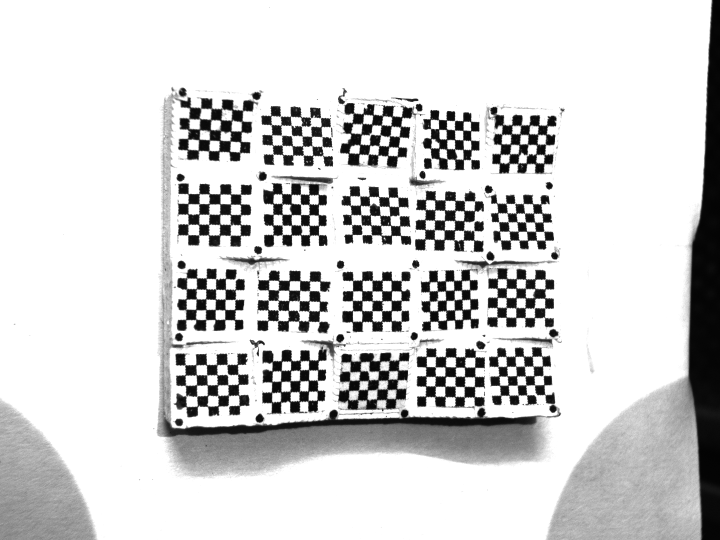
#> input picture circles/Left_07.png, 1440 x 1080 px (shown at 1/2 size)
$ jupyter execute 'Checkerboard circle detection.ipynb'
#> lines starting #> are read from the running program, lines starting #| are printed output that depends on the picture; after the words box and inside, x2 and y2 are one past the last pixel; in counts of white or black regions, pixels touching at a corner belong together
[cell 1]
import cv2 as cv
import numpy as np

[cell 2]
# img = cv.imread('./cb_grids/images/grids_5by4/02.jpg')
img = cv.imread('./circles/Left_07.png')
#> img is the input picture: shape (1080, 1440, 3); min 2, max 255, mean 209.9
# img = cv.resize(img, (0,0), fx = 0.24, fy = 0.24)
gray = cv.cvtColor(img, cv.COLOR_BGR2GRAY)
# [17 lines of commented-out code are left out]
rows = gray.shape[0]
#> rows = 1080
# circles = cv.HoughCircles(gray, cv.HOUGH_GRADIENT, 1, rows/32, param1=25, param2=12, minRadius=5, maxRadius=10)
circles = cv.HoughCircles(gray, cv.HOUGH_GRADIENT, 1., rows / 16, param1=10, param2=15, minRadius=2, maxRadius=10)
#> circles = 56 rows, first 8: [357.5, 674.5, 7.4], [1220.5, 877.5, 9.3], [365.5, 184.5, 8.2], [515.5, 499.5, 7.4], [1343.5, 1004.5, 9.4], [519.5, 836.5, 8.2], [1106.5, 665.5, 8.2], [357.5, 843.5, 7.4]


#Drawing the detected circles on the original images
if circles is not None:
    circles = np.uint16(np.around(circles))
#> circles = 56 rows, first 8: [358, 674, 7], [1220, 878, 9], [366, 184, 8], [516, 500, 7], [1344, 1004, 9], [520, 836, 8], [1106, 666, 8], [358, 844, 7]
    for i in circles[0, :]:
        center = (i[0], i[1])
        # circle center
        cv.circle(img, center, 1, (0, 100, 100), 3)
        # circle outline
        radius = i[2]
        cv.circle(img, center, radius, (255, 0, 255), 3)
#> this loop made 56 passes
#> (center, radius) on passes 1 to 12: ((358, 674), 7), ((1220, 878), 9), ((366, 184), 8), ((516, 500), 7), ((1344, 1004), 9), ((520, 836), 8), ((1106, 666), 8), ((358, 844), 7), ((1124, 1020), 9), ((524, 352), 8), ((360, 356), 7), ((334, 286), 9)
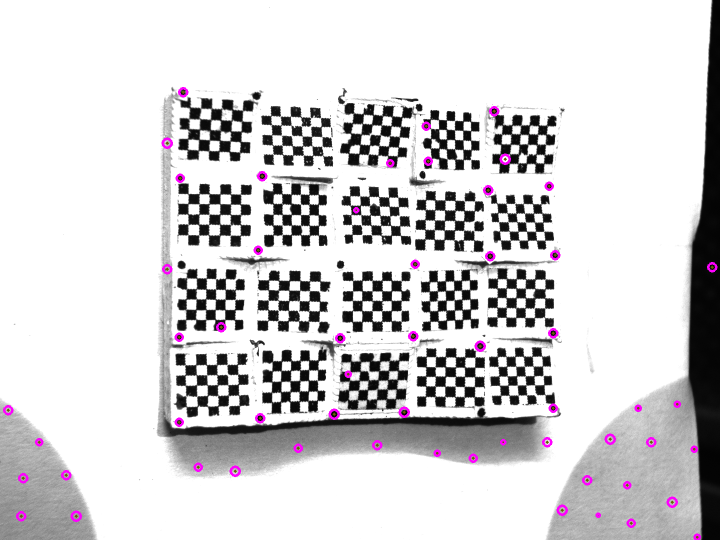
#> img: shape (1080, 1440, 3) (shown at 1/2 size); 0.87% of pixels changed, all inside (x1, y1, x2, y2) = (6, 174, 1435, 1080)

cv.imshow('Frame1',img)
cv.waitKey(0)
cv.destroyAllWindows()

# cv.imshow('Frame2',img2)
# img = cv.resize(img, (0,0), fx = 0.20, fy = 0.20)

[cell 3]
imcount = 0 #To keep count of the number of successfully saved frames, and to number saved the image files

for i in circles[0, :]:
    center1 = (i[0], i[1])
    for j in circles[0, :]:
        center2 = (j[0], j[1])
        x = center1[0]
        w = int(center2[0]) - int(center1[0])
        y = center1[1]
        h = int(center2[1]) - int(center1[1])
#         if w<900 and w>500 and h<900 and h>500:
        if w<200 and w>100 and h<200 and h>100:
# [5 lines of commented-out code are left out]
            imcount = imcount+1
            crop_image = img[center1[1]:center2[1], center1[0]:center2[0]]
#             print(crop_image)
# crop_image = img2[100:200, 0:100]
            cv.imwrite("./cropped_images/crop"+str(imcount)+".png", crop_image)
#> this loop made 56 passes
#> pass 1, `cv.imwrite("./cropped_images/crop"+str(imcount)+".png", crop_image)`:
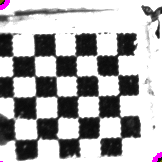
#> saved as crop1.png: shape (162, 162, 3); mean B, G, R 173.5, 172.5, 173.6
#> pass 2, `cv.imwrite("./cropped_images/crop"+str(imcount)+".png", crop_image)`:
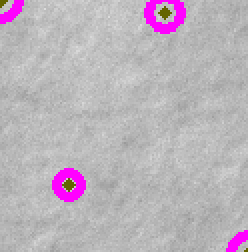
#> saved as crop2.png: shape (126, 124, 3) (shown 2 times larger); mean B, G, R 186.7, 178.6, 187.1
#> pass 2, `cv.imwrite("./cropped_images/crop"+str(imcount)+".png", crop_image)`:
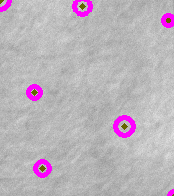
#> saved as crop3.png: shape (196, 174, 3); mean B, G, R 186.6, 178.6, 187
#> after the loop, imcount = 27

[cell 4]
# cv.imshow('Frame1',img1)
cv.imwrite("./circlesdetected.png", img)
#> Out = True
# cv.imshow('Frame3',img3)
# cv.waitKey(0)
# cv.destroyAllWindows()
